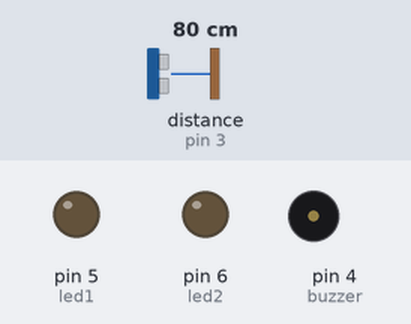
Recording of a sketch running on a simulated Arduino Uno, built with avr-gcc and run on an emulated ATmega328P. On the bench: output pins drawn as LEDs (lit = HIGH), buzzer (waves = sounding, pin HIGH). Wiring (inferred from the names in the program): ultrasonic range finder: trigger pin 2; echo pin 3. Dashed ring = blinking. The inputs (shaded band) are chosen by the test bench; at power-on: distance to the obstacle (sensor on pin 3) 80 cm. The echo pulse lasts 58.3 µs per cm; pins used as bus, display or sensor lines are not drawn; what the sketch prints to the serial monitor is not drawn.

Above: at 1.2 s.
1.3 s: distance to the obstacle (sensor on pin 3) set to 23 cm
2.8 s: distance to the obstacle (sensor on pin 3) set to 18 cm
At 4.1 s:
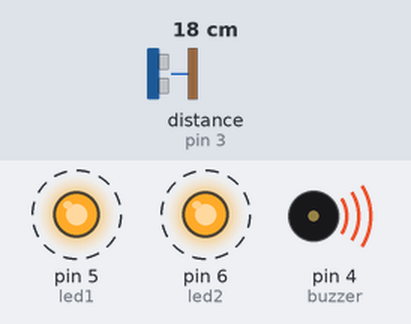
5.8 s: distance to the obstacle (sensor on pin 3) set to 2 cm
At 5.93 s:
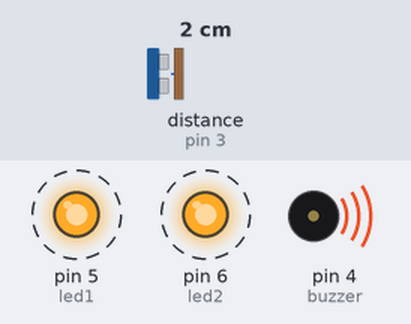
8.8 s: distance to the obstacle (sensor on pin 3) set to 35 cm
At 9.4 s:
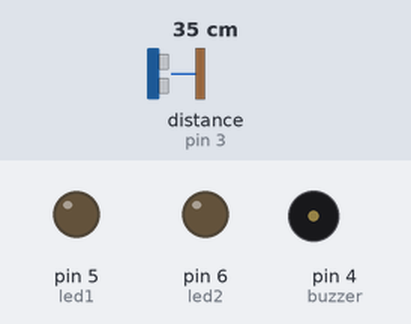
10.3 s: distance to the obstacle (sensor on pin 3) set to 4 cm
At 10.42 s:
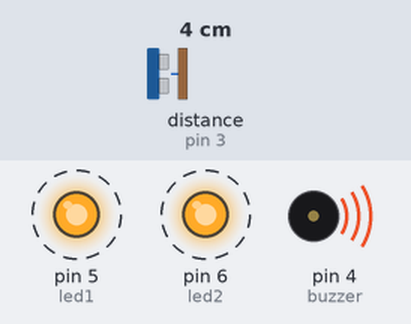
Timing chart, 0 to 14.3 s (numbered marks = the images above; inputs shaded):
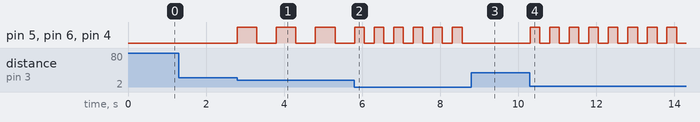

Measured:
- the behaviour switches between 21 and 20 cm on distance to the obstacle (sensor on pin 3) (found by bisection; images 0 and 1)
- after the input at 1.3 s, every drawn part: stays the same
- after the input at 2.8 s, pin 5 (led1), pin 6 (led2), pin 4 (buzzer): alternates HIGH for 0.50 s and LOW for 0.50 s, starting at once
- after the input at 5.8 s, pin 5 (led1), pin 6 (led2), pin 4 (buzzer): alternates HIGH for 0.25 s and LOW for 0.25 s, starting after 0.26 s
- after the input at 8.8 s, pin 5 (led1), pin 6 (led2), pin 4 (buzzer): stops changing and stays LOW
- after the input at 10.3 s, pin 5 (led1), pin 6 (led2), pin 4 (buzzer): alternates HIGH for 0.25 s and LOW for 0.25 s, starting at once

The sketch:

finalarduinosecurityalarm.ino
```cpp
int trig=2;
int echo=3;
int buzzer=4;
int led1=5;
int led2=6;
void setup() {
  pinMode(trig,OUTPUT);
  pinMode(echo,INPUT);
  pinMode(buzzer,OUTPUT);
  pinMode(led1,OUTPUT);
  pinMode(led2,OUTPUT);
  Serial.begin(9600);
}
void loop() {
  long distance,duration;
  digitalWrite(trig,LOW);
  delayMicroseconds(2);
  digitalWrite(trig,HIGH);
  delayMicroseconds(10);
  digitalWrite(trig,LOW);
  duration=pulseIn(echo,HIGH);
  distance=(duration/2) / 29.1;
  if(distance<20 && distance>10){
    digitalWrite(buzzer,HIGH);
    digitalWrite(led1,HIGH);
    digitalWrite(led2,HIGH);
    delay(500);
        Serial.print("ALERT");
    digitalWrite(buzzer,LOW);
    digitalWrite(led1,LOW);
    digitalWrite(led2,LOW);
    delay(500);
  }
    else if(distance<10){
    digitalWrite(buzzer,HIGH);
    digitalWrite(led1,HIGH);
    digitalWrite(led2,HIGH);
    delay(250);
      Serial.print("CALL");
    digitalWrite(buzzer,LOW);
    digitalWrite(led1,LOW);
    digitalWrite(led2,LOW);
    delay(250);
  }
}
```
